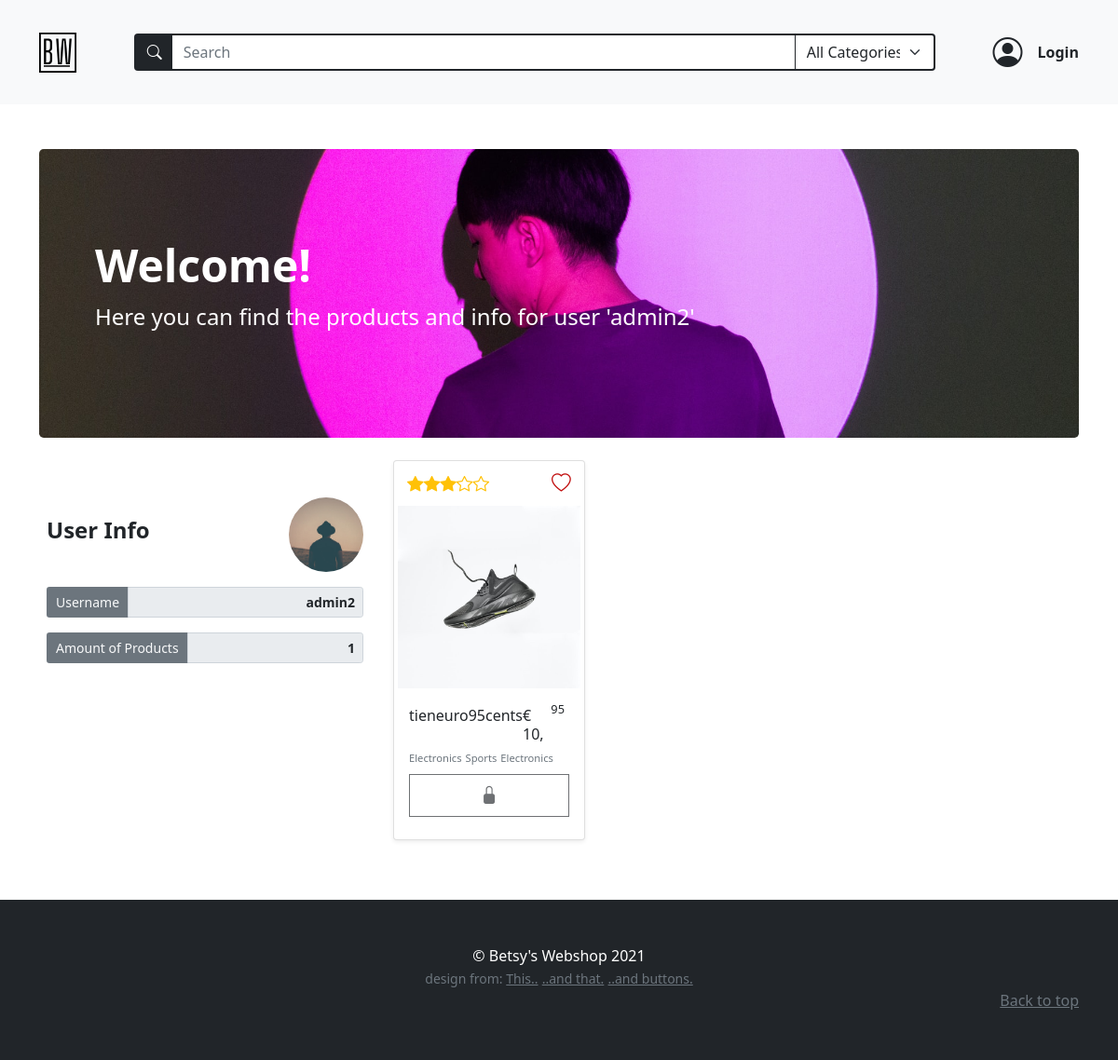
The page /users/2 on the database as committed earlier.
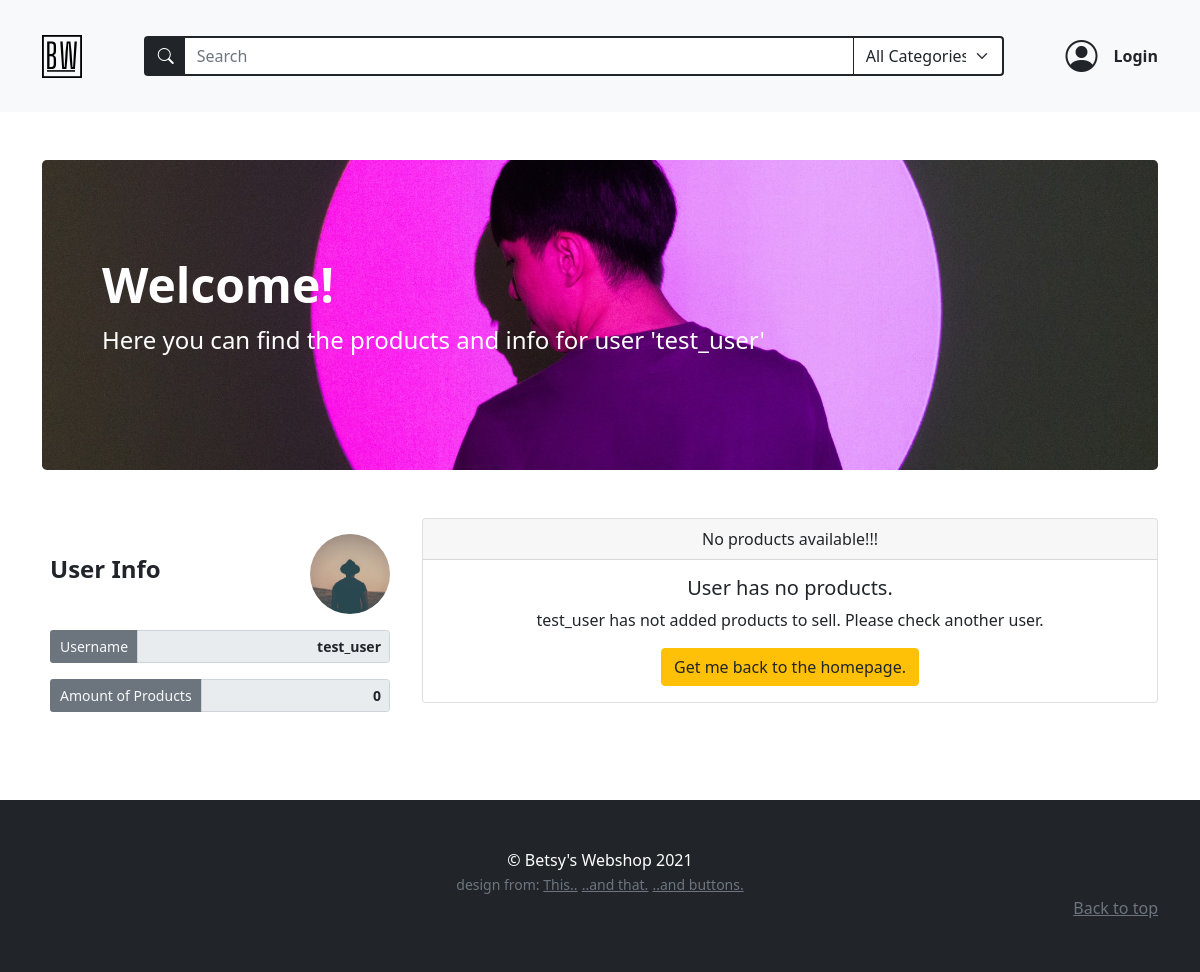
The same page on the database as committed later.
### models.py (models this page shows, shortened)
class BaseModel(db_wrapper.Model):
    class Meta:
        database = db

class User(BaseModel, UserMixin):
    first_name = CharField(index=True, max_length=30, null=True, default="user")
    last_name = CharField(max_length=120, null=True, default="lastname")
    address = CharField(max_length=200, null=True, default="street123")
    city = CharField(max_length=50, null=True, default="city")
    country = CharField(max_length=50, null=True)
    cc_number = IntegerField(null=True, default=12345)
    username = CharField(index=True, max_length=30, unique=True)
    email = CharField(index=True, max_length=50, unique=True)
    password = CharField(max_length=255)
    profile_pic = CharField(null=True, default="default_user.jpg")

class Product(BaseModel):
    name = CharField(max_length=50)
    description = TextField(null=True)
    price_per_unit = DecimalField(
        constraints=[Check("price_per_unit >= 0")],
        decimal_places=2,
        max_digits=10,
        auto_round=True,
    )
    stock = IntegerField(default=1)
    owner = ForeignKeyField(User, backref="products")
    product_pic = CharField(null=True, default="default_product.jpg")
    date_posted = DateTimeField(formats="%Y-%m-%d %H:%M", default=datetime.now)

class ProductTag(BaseModel):
    product = ForeignKeyField(Product, index=True, backref="tags")
    tag = ForeignKeyField(Tag, index=True, backref="products")

class Tag(BaseModel):
    name = CharField(unique=True, max_length=30)

### routes.py (the view)
@app.route("/users/<int:user_id>")
def user_profile(user_id):
    if not current_user.is_anonymous:
        if user_id == current_user.id:
            return redirect(url_for("account"))
    register_form = RegistrationForm(prefix="register_form")
    login_form = LoginForm(prefix="login_form")
    search_form = SearchForm(prefix="search_form")
    user_products = list_user_products(user_id)
    search_form.search_tag.choices = get_alpha_tag_names()
    users = User.select().where(User.id == user_id)
    user = get_object_or_404(users, User.id == user_id)
    profile_pic = url_for(
        "static", filename=f"/profile_pics/{user.profile_pic}"
    ) or url_for("static", filename="/profile_pics/default_user.jpg")
    return render_template(
        "user_profile.html",
        title=user.username,
        user=user,
        user_products=user_products,
        all_products=Product.select(),
        login_form=login_form,
        register_form=register_form,
        search_form=search_form,
        bannerinfo={
            "banner_bg": "user-profile-banner",
            "banner_h1": "Welcome!",
            "banner_text": f"Here you can find the products and info for user '{user.username}'",
        },
        profile_pic=profile_pic,
        randomize=randomize,
        int_splitter=int_splitter,
    )

### forms.py (shortened to what this page needs)
class RegistrationForm(FlaskForm):
    username = StringField(
        "Username",
        validators=[InputRequired(), Length(min=2, max=30)],
    )
    email = StringField(
        "Email", validators=[InputRequired(), Length(min=5, max=50), Email()]
    )
    password = PasswordField(
        "Set Password",
        validators=[
            InputRequired(),
            EqualTo(
                "password_confirm", message="Password must be identical in both inputs"
            ),
            Length(min=5, max=20),
        ],
    )
    password_confirm = PasswordField("Confirm Password", validators=[InputRequired()])
    auto_login = BooleanField("Log me in if this works!!!")
    submit = SubmitField("Sign Up")

class LoginForm(FlaskForm):
    email = StringField(
        "Email", validators=[InputRequired(), Length(min=2, max=50), Email()]
    )
    password = PasswordField("Your Password", validators=[InputRequired()])
    login = SubmitField("Login!")

### main.py (called while the page is built)
def list_user_products(user_id) -> list[Product]:
    user_products = (
        Product.select()
        .join(User)
        .where(Product.owner == user_id)
        .order_by(Product.id.desc())
    )
    return user_products

def get_alpha_tag_names() -> tuple[Tag]:
    tags = Tag.select().order_by(Tag.name)
    tag_list = [(tag.name, tag.name) for tag in tags]
    tag_list.insert(0, ("All", "All Categories"))
    return tag_list

def randomize():
    random_num = randint(2, 6)
    return random_num

def int_splitter(num):
    integer = floor(num)
    decimal = "{:.2f}".format(num)[-2:]
    return (integer, decimal)

### templates/user_profile.html
{% extends 'base.html' %} {% block content %}
{% macro user_profile(name="", value="", class="form-control border border-2
border-secondary") %}
<div class="form-group col-md-12">
  <div class="input-group input-group-sm">
    <span
      class="
        input-group-text
        bg-secondary
        text-light
        border border-2 border-secondary
      "
      >{{name}}
    </span>
    <input
      class="form-control text-end fw-bold"
      type="text"
      value="{{value}}"
      aria-label="Disabled input example"
      disabled
      readonly
    />
  </div>
</div>
{% endmacro %}
<div class="container mb-3 py-5">
  {% include "banner.html" %}
  <div class="row">
    <div class="col-lg-4">
      <div class="position-sticky my-4 container p-0" style="top: 6rem">
        <div class="row g-3 m-auto">
          <div class="d-flex justify-content-between align-items-center">
            <h4 class="mb-2 fw-bolder">User Info</h4>
            <img
              style="width: 80px; height: 80px; object-fit: cover"
              class="rounded-circle"
              src="{{  profile_pic  }}"
              alt=""
            />
          </div>
          {{user_profile(name="Username", value= user.username)}}
          {{user_profile(name="Amount of Products", value= user_products |
          length)}}
        </div>
      </div>
    </div>
    <div class="col-lg-8 container ms-0">
      {% if user_products | length == 0 %}
      <div class="card text-center my-4">
        <div class="card-header">No products available!!!</div>
        <div class="card-body">
          <h5 class="card-title">User has no products.</h5>
          <p class="card-text">
            {{user.username}} has not added products to sell. Please check
            another user.
          </p>
          <a href="{{url_for('home')}}" class="btn btn-warning text-dark"
            >Get me back to the homepage.</a
          >
        </div>
      </div>
      {% else %}
      <div class="album card-group">
        <div class="row row-cols-2 row-cols-md-3 g-3">
          {% for product in user_products %} {% include
          "product_featurette.html" %} {% endfor %}
        </div>
      </div>
      {% endif %}
    </div>
  </div>
</div>
{% endblock content %}

### templates/base.html (shortened to what this page needs)
<!DOCTYPE html>
<html lang="en" class="h-100">
  <head>
    <link
      href="https://cdn.jsdelivr.net/npm/bootstrap@5.0.2/dist/css/bootstrap.min.css"
      rel="stylesheet"
    />
    <link
      href="{{url_for('static', filename='styles.css')}}"
      rel="stylesheet"
    />
    <link
      href="https://cdn.jsdelivr.net/npm/bootstrap-icons@1.5.0/font/bootstrap-icons.css"
      rel="stylesheet"
    />
  </head>
  <body class="d-flex flex-column h-100">
    {% include "navbar.html" %}
    <main>
       {% block content%} {% endblock content %}
    </main>
    {% include "footer.html" %}
  </body>
</html>

### templates/navbar.html (shortened to what this page needs)
<nav
  class="navbar navbar-expand-md navbar-light bg-light sticky-top"
>
  <div class="container py-3">
    <a class="navbar-brand" href="{{url_for('home') }}"
      ><img
        src="{{url_for('static', filename='assets/brand.svg')}}"
        alt=""
        width="40"
        class="d-inline-block align-text-top"
    /></a>
    {% include "searchbar.html" %}
        <ul class="nav">
        {% if current_user.is_authenticated %}
        <li class="nav-item dropdown position-relative d-flex align-items-center">
          <div class="profile-icon-container" id="navbarDropdown" data-bs-toggle="dropdown" aria-expanded="false" >
            <img
            style="width: 35px; height: 35px; object-fit: cover"
            class="rounded-circle mx-3 profile-icon d-block align-bottom "
            src="{{(url_for('static', filename='profile_pics/' + current_user.profile_pic ))  }}"
            alt="user thumbnail"
          />
          </div>
          <ul class="dropdown-menu position-absolute" aria-labelledby="navbarDropdown">
            <li>
              <a class="dropdown-item" href="{{ url_for('account') }}"
                >Account</a
              >
            </li>
            <li><hr class="dropdown-divider" /></li>
            <li>
              <a class="dropdown-item" href="{{url_for('logout')}}">Logout</a>
            </li>
          </ul>
        </li>
        <li class="d-flex cart-icon position-relative" type="button" data-bs-toggle="offcanvas" data-bs-target="#offcanvasCart" aria-controls="offcanvasCart" >
          <i class="bi bi-cart4" style="font-size: 2rem;"></i>
          <span class="position-absolute top-100 start-100 translate-middle badge rounded-pill bg-danger" style="font-size: .7rem;">{{session['cart'] | length}}</span>
        </li>
        {% else %}
        <li
          class="nav-link fw-bolder d-flex align-items-center login-btn px-0 text-dark"
          data-bs-toggle="modal"
          href="#loginModalToggle"
          role="button"
        >
          <i
            class="bi bi-person-circle mx-3 login-icon"
            style="font-size: 2rem"
          ></i>
          <a class="nav-link px-0 text-dark" role="button">Login</a>
        </li>
        {% endif %}
      </ul>
    </div>
</nav>

### templates/searchbar.html (shortened to what this page needs)
<form
  style="max-width: 860px"
  action="{{url_for('search')}}"
  method="POST"
  class="px-0 mt-2 mt-md-0 order-last order-md-0 flex-grow-1"
>
  <div class="input-group">
    <span
      class="input-group-text bg-dark border border-2 border-dark border-end-0"
      id="searchIconBackground"
    >
      <i class="bi bi-search" style="color: white">
      </i>
    </span>
    {{search_form.search_term(class="position-relative form-control rounded-0
    btn-dark bg-white text-dark border-2 border-start-0",
    placeholder="Search")}}
    {{search_form.search_tag(id="categorySelect", class="form-select
    border-end-3 btn-light bg-white text-dark border border-dark border-2
    border-start-0", style="max-width:150px")}}
  </div>
</form>

### templates/banner.html (shortened to what this page needs)
{% if bannerinfo %}
<div class="p-5 mb-4 bg-dark rounded-3 {{bannerinfo.banner_bg}} banner">
  <div class="container-fluid py-5">
    <h1 class="display-5 fw-bold text-white">{{bannerinfo.banner_h1}}</h1>
    <p class="col-md-8 fs-4 text-white">{{bannerinfo.banner_text}}</p>
  </div>
</div>
  {% endif %}

### templates/footer.html
<footer class="py-5 bg-dark footer mt-auto">
  <div class="container text-center">
    <p class="m-0 text-white">&copy; Betsy's Webshop 2021</p>
    <small class="text-muted">design from: </small>
    <small class="text-muted"
      ><a
        class="text-muted"
        href="https://startbootstrap.com/template/shop-homepage"
        >This..</a
      ></small
    >
    <small class="text-muted"
      ><a class="text-muted" href="https://getbootstrap.com/docs/5.0/examples/"
        >..and that.</a
      ></small
    >
    <small class="text-muted"
      ><a class="text-muted" href="https://uicookies.com/css-buttons/"
        >..and buttons.</a
      ></small
    >
    <p class="mb-1 text-end">
      <a href="#" class="text-muted">Back to top</a>
    </p>
  </div>
</footer>

### templates/product_featurette.html (shortened to what this page needs)
<div class="card-group col" id="productID-{{product.id}}">
  <div class="card shadow-sm">
    <div class="card-img-container">
      {% set random = randomize() %} {% set les = 6 - random %}
      <div class="product-icons">
        <div class="d-flex text-warning product-rating">
          {% for count in range(1,random) %}
          <i class="bi bi-star-fill"></i>
          {% endfor %} {% for count in range(les) %}
          <i class="bi bi-star"></i>
          {% endfor %}
        </div>
        <div>
          {% if product.id in session['favorite'] %}
          <a
            href="{{url_for('handle_favorite', product_id=product.id)}}#productID-{{product.id}}"
            type="button"
          >
            <i class="bi bi-heart-fill heart-favorite"></i>
          </a>
          {% else %}
          <a
            href="{{url_for('handle_favorite', product_id=product.id)}}#productID-{{product.id}}"
            type="button"
            role="button"
          >
            <i class="bi bi-heart heart-favorite"></i>
          </a>
          {% endif %}
        </div>
      </div>
      <div class="product-img-container">
        <img
          class="img-thumbnail border-0 rounded mx-auto d-block"
          src="{{  url_for('static', filename='/product_pics/' + product.product_pic)  }}"
          alt="{{ product.name }}"
        />
      </div>
    </div>
    <div class="card-body d-flex flex-column justify-content-between">
      <div class="d-flex justify-content-between">
        <h6 class="py-0 my-0">{{ product.name }}</h6>
        {% set price = product.price_per_unit %}
        <div class="position-relative">
          <h6 class="me-3">€ {{ int_splitter(price)[0] }},</h6>
          <p class="decimal">{{ int_splitter(price)[1] }}</p>
        </div>
      </div>
      <ul class="d-flex flex-wrap p-0 mb-0" style="width: 100%;">
        {% if product.tags %} {% for producttags in product.tags %}
        <span class="pe-1 fs-small text-muted"> {{producttags.tag.name}}</span>
        {% endfor %} {% else %}
        <span class="pe-1 fs-small text-muted"
          >This product has no categories.</span
        >
        {% endif %}
      </ul>
      <div class="d-flex flex-column justify-content-between my-2">
        {% if not on_account_page %}
        {% if current_user.id == product.owner.id or current_user.is_anonymous
        %}
        <button
        type="button"
        class="
          btn btn-white
          py-2
          border border-dark
          rounded-0
          d-flex
          justify-content-center
        "
        role="button"
        aria-disabled="true"
        disabled
        ><i
          class="bi bi-lock-fill text-dark text-center"
          style="font-size: 1.2rem"
        ></i
      ></button>
        {% endif %}
        {% endif %}
      </div>
    </div>
  </div>
</div>

### static/styles.css (style rules this page uses)
.login-icon.bi.bi-person-circle { transition: 0.2s transform ease-in; }
.banner { background-repeat: no-repeat; background-size: cover; }
.user-profile-banner { background-image: url("../static/assets/user_profile.jpg"); background-position: center center; }

Rows that differ between the two databases and show on the page:
removed Product: product_pic (placeholder picture), name "tieneuro95cents", price_per_unit "10", price_per_unit "95"
removed ProductTag: tag.name "Electronics"
removed ProductTag: tag.name "Sports"
removed ProductTag: tag.name "Electronics"
changed User: username "admin2" → "test_user"; username (not shown) → "test_user"
Other text that changed with them:
{{ bannerinfo.banner_text }}: "Here you can find the products and info for user 'admin2'" → "Here you can find the products and info for user 'test_user'"
form field value: "1" → "0"
text now shown: "No products available!!! User has no products. has not added products to sell. Please check another user. Get me back to the homepage."
